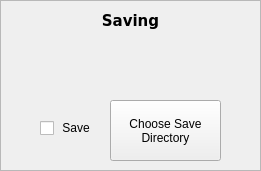
   <widget class="QFrame" name="frame_4">
    <property name="geometry">
     <rect>
      <x>250</x>
      <y>300</y>
      <width>261</width>
      <height>171</height>
     </rect>
    </property>
    <property name="frameShape">
     <enum>QFrame::StyledPanel</enum>
    </property>
    <property name="frameShadow">
     <enum>QFrame::Sunken</enum>
    </property>
    <widget class="QCheckBox" name="save_check">
     <property name="geometry">
      <rect>
       <x>40</x>
       <y>120</y>
       <width>51</width>
       <height>16</height>
      </rect>
     </property>
     <property name="toolTip">
      <string>Tick to enable saving</string>
     </property>
     <property name="autoFillBackground">
      <bool>false</bool>
     </property>
     <property name="text">
      <string> Save</string>
     </property>
     <property name="iconSize">
      <size>
       <width>32</width>
       <height>32</height>
      </size>
     </property>
    </widget>
    <widget class="QLabel" name="label_12">
     <property name="geometry">
      <rect>
       <x>0</x>
       <y>0</y>
       <width>261</width>
       <height>41</height>
      </rect>
     </property>
     <property name="font">
      <font>
       <family>Verdana</family>
       <pointsize>11</pointsize>
       <weight>75</weight>
       <bold>true</bold>
      </font>
     </property>
     <property name="text">
      <string>Saving</string>
     </property>
     <property name="alignment">
      <set>Qt::AlignCenter</set>
     </property>
    </widget>
    <widget class="QPushButton" name="directory_button">
     <property name="geometry">
      <rect>
       <x>110</x>
       <y>100</y>
       <width>111</width>
       <height>61</height>
      </rect>
     </property>
     <property name="toolTip">
      <string/>
     </property>
     <property name="text">
      <string>Choose Save 
Directory</string>
     </property>
    </widget>
    <zorder>save_check</zorder>
    <zorder>label_12</zorder>
    <zorder>frame_8</zorder>
    <zorder>directory_button</zorder>
   </widget>
